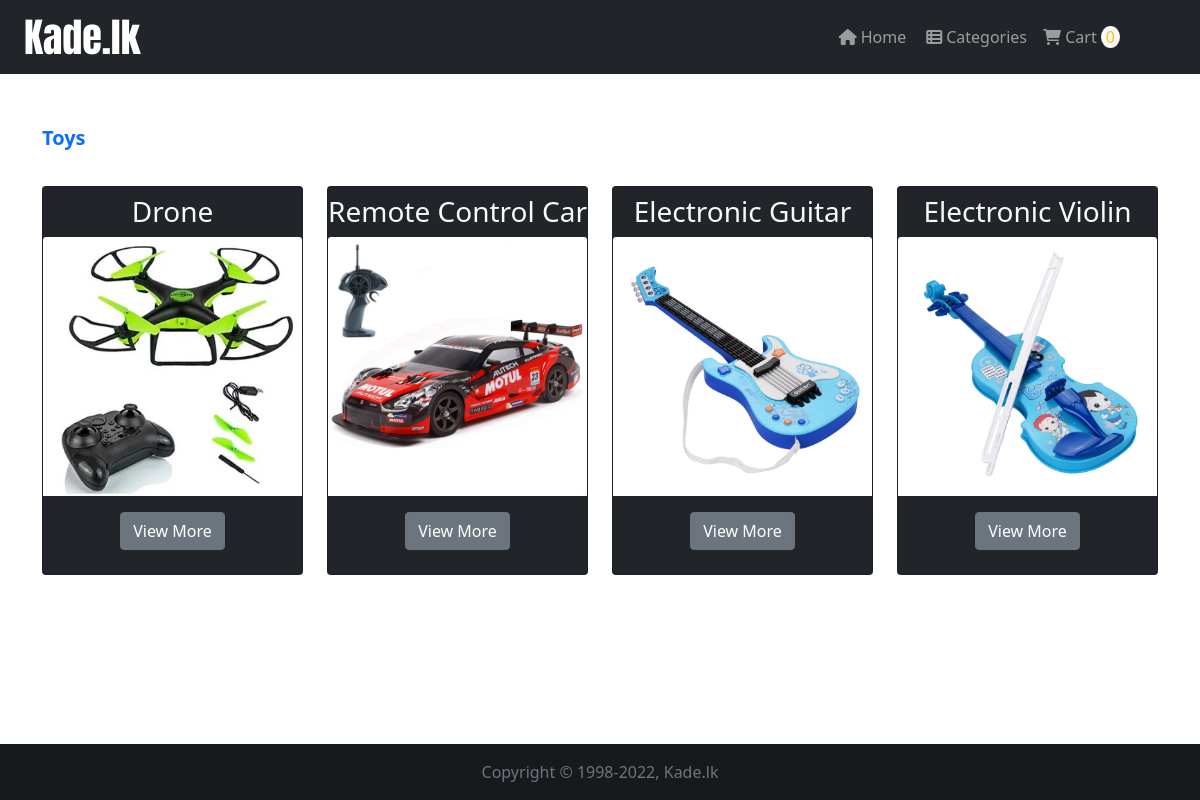
Page /client/ProductsPage.php?category=4 on the committed database.
### tables this page shows
CREATE TABLE `category` (
  `Category_ID` int NOT NULL AUTO_INCREMENT,
  `Category_Name` varchar(20) DEFAULT NULL,
  PRIMARY KEY (`Category_ID`)
);

CREATE TABLE `product` (
  `Product_ID` int NOT NULL AUTO_INCREMENT,
  `SKU` varchar(20) DEFAULT NULL,
  `Title` varchar(20) DEFAULT NULL,
  `Weight` decimal(7,2) DEFAULT NULL,
  `Category_ID` int DEFAULT NULL,
  `Subcategory_ID` int DEFAULT NULL,
  `Image` varchar(50) NOT NULL,
  `Description` varchar(500) DEFAULT NULL,
  PRIMARY KEY (`Product_ID`),
  KEY `Category_ID` (`Category_ID`),
  KEY `Subcategory_ID` (`Subcategory_ID`),
  CONSTRAINT `product_ibfk_1` FOREIGN KEY (`Category_ID`) REFERENCES `category` (`Category_ID`),
  CONSTRAINT `product_ibfk_2` FOREIGN KEY (`Subcategory_ID`) REFERENCES `subcategory` (`Subcategory_ID`)
);

### client/ProductsPage.php (called while the page is built, shortened)
<?php
include('../client/inc/header.php');
?>
  <?php
 get_unique_category();
 ?>
<?php
  include('../client/inc/footer.php');
?>

### functions/common_functions.php (the view, shortened to what this page needs)
<?php
include('../Database/DatabaseConnection.php');
function get_unique_category()
{
  global $adminconnection;
  if (isset($_GET['category'])) {
    echo "<div class='mt-5 container'>
      <div class='row g-4'>";
    $category_id = $_GET['category'];
    $select_category_name = "Select Category_Name from category where Category_ID = $category_id";
    $result_category_name = mysqli_query($adminconnection, $select_category_name);
    while ($row_data = mysqli_fetch_assoc($result_category_name)) {
      $category_name = $row_data['Category_Name'];
    }
    $select_products = "Select * from product where Category_ID = $category_id";
    $result_products = mysqli_query($adminconnection, $select_products);
    $row_count = mysqli_num_rows($result_products);
    echo "<div class='text-primary h5 fw-bold text-start py-1'>$category_name</div>";
    if ($row_count == 0) {
      echo "<h2 class='text-danger'>Stocks are unavailable.</h2>";
    } else {
      while ($row_data = mysqli_fetch_assoc($result_products)) {
        $Product_ID = $row_data['Product_ID'];
        $Title = $row_data['Title'];
        $Image = $row_data['Image'];
        echo "<div class='col-lg-3 col-md-6'>
        <div class='card py-2 bg-dark text-light text-center'>
        <div class='card-title h3'>$Title</div>
      <img
        src='../Admin/Product_Images/$Image'
        class='card-img-top img-fluid'
      />
      <div class='card-body'>
        <a
          href='../client/ProductPage.php?product_id=$Product_ID'
          class='btn btn-secondary'
          >View More</a
        >
      </div>
      </div>
      </div>";
      }
    }
    echo "</div>
    </div>";
  }
}

### rows in the picture
category: Category_Name "Toys"
product: Title "Drone", Image (picture)
product: Title "Remote Control Car", Image (picture)
product: Title "Electronic Guitar", Image (picture)
product: Title "Electronic Violin", Image (picture)
